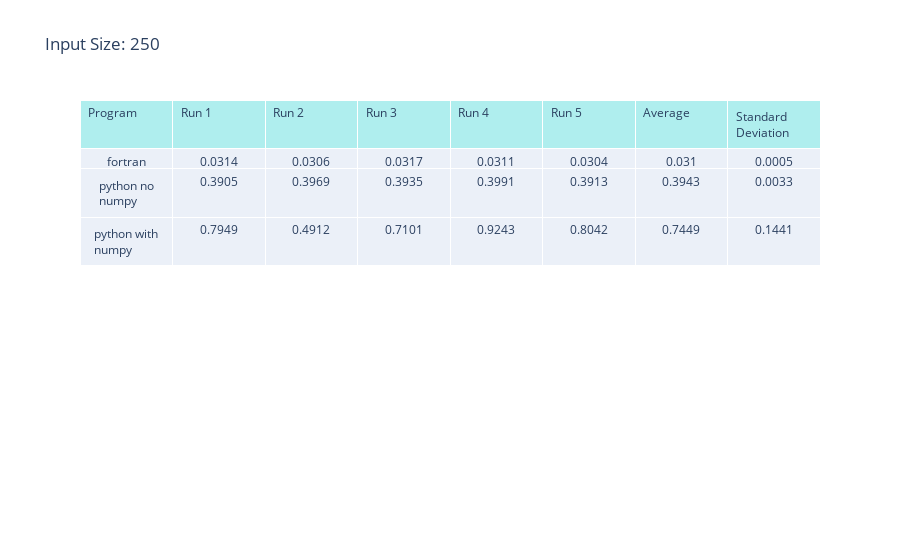
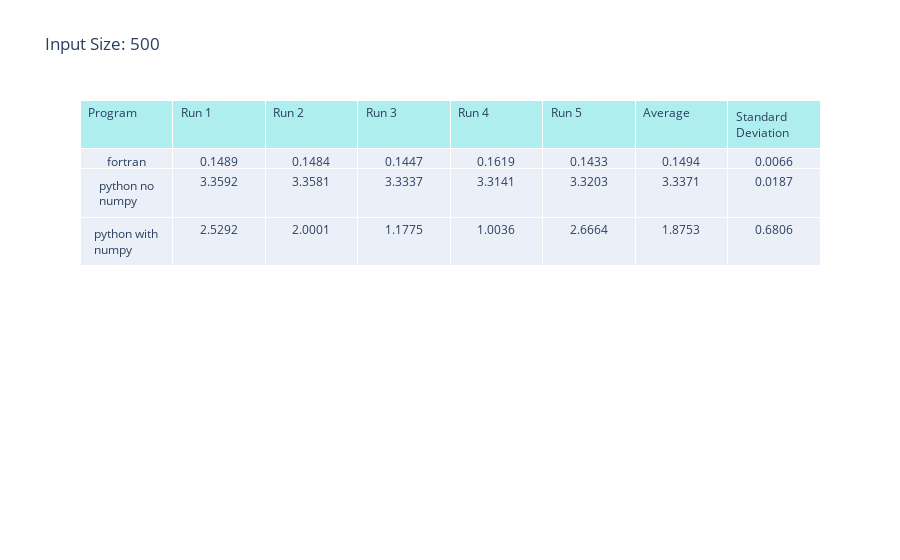
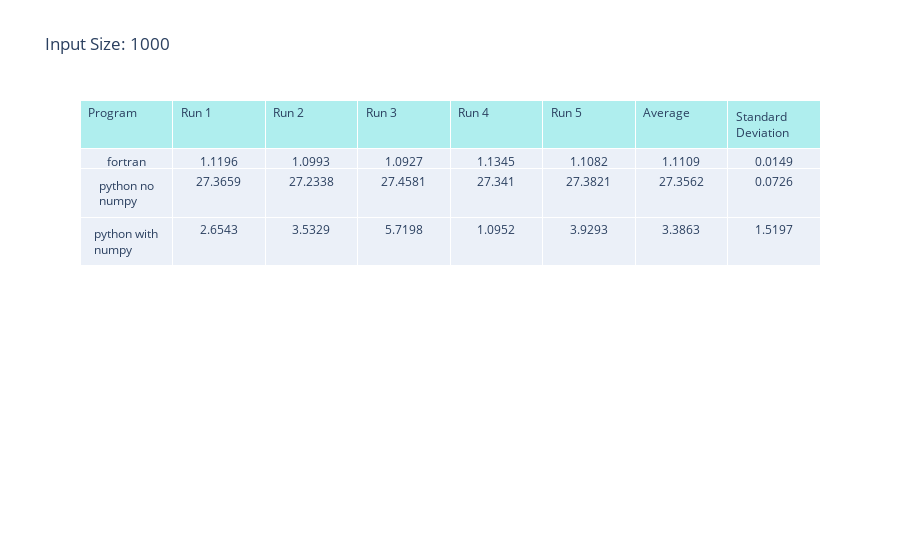
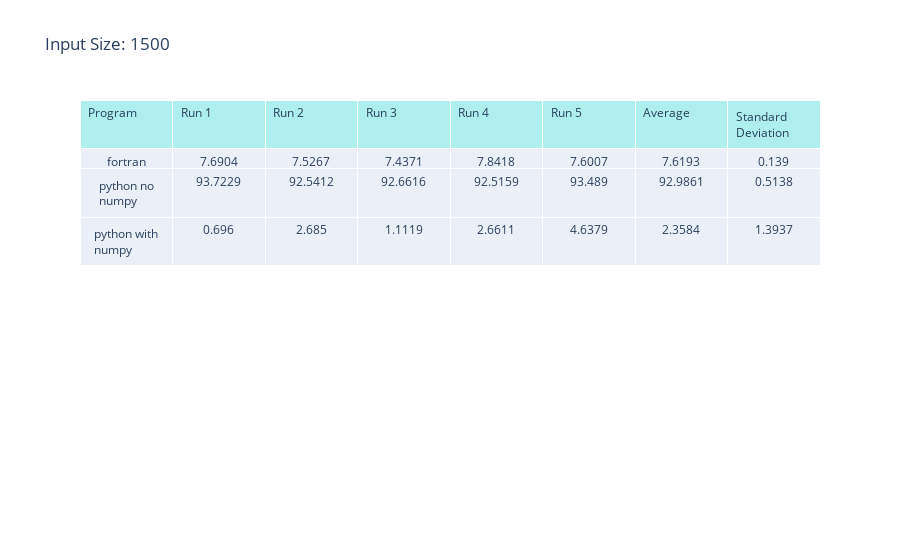

The code cell stored with these charts, in order, in its notebook:
### Markdown cell above
#### Print out tables of each input size

### Code cell
import plotly.graph_objs as go
from statistics import mean
import numpy as np

def create_table(data, program_names, input_size):
    rows = []
    headers = ['Program', 'Run 1', 'Run 2', 'Run 3', 'Run 4', 'Run 5', 'Average', 'Standard Deviation']
    # rows.append(headers)
    
    for i, program_data in enumerate(data):
        program_name = program_names[i]
        row = [program_name] + list(map(lambda x: round(x, 4), program_data))
        row.append(round(np.average(program_data), 4))
        row.append(round(np.std(program_data),4))
        rows.append(row)
    
    fig = go.Figure(
        data=[go.Table(
        header=dict(values=headers,
                    fill_color='paleturquoise',
                    align='left'),
        cells=dict(values=np.transpose(rows)))])

    fig.update_layout( title=f'Input Size: {input_size}', width=800)

    return fig


for i in input_sizes:
    create_table([results[a][i] for a in algorithms], algorithms, i).show()

### Figure 1 — Plotly figure (JSON) as saved in the notebook; plotly's stock layout.template omitted (floating-point values rounded to 4 significant figures)
{"data": [{"cells": {"values": [["fortran", "python no numpy", "python with numpy"], ["0.0314", "0.3905", "0.7949"], ["0.0306", "0.3969", "0.4912"], ["0.0317", "0.3935", "0.7101"], ["0.0311", "0.3991", "0.9243"], ["0.0304", "0.3913", "0.8042"], ["0.031", "0.3943", "0.7449"], ["0.0005", "0.0033", "0.1441"]]}, "header": {"align": "left", "fill": {"color": "paleturquoise"}, "values": ["Program", "Run 1", "Run 2", "Run 3", "Run 4", "Run 5", "Average", "Standard Deviation"]}, "type": "table"}], "layout": {"autosize": true, "title": {"text": "Input Size: 250"}}}

### Figure 2 — Plotly figure (JSON) as saved in the notebook; plotly's stock layout.template omitted (floating-point values rounded to 4 significant figures)
{"data": [{"cells": {"values": [["fortran", "python no numpy", "python with numpy"], ["0.1489", "3.3592", "2.5292"], ["0.1484", "3.3581", "2.0001"], ["0.1447", "3.3337", "1.1775"], ["0.1619", "3.3141", "1.0036"], ["0.1433", "3.3203", "2.6664"], ["0.1494", "3.3371", "1.8753"], ["0.0066", "0.0187", "0.6806"]]}, "header": {"align": "left", "fill": {"color": "paleturquoise"}, "values": ["Program", "Run 1", "Run 2", "Run 3", "Run 4", "Run 5", "Average", "Standard Deviation"]}, "type": "table"}], "layout": {"autosize": true, "title": {"text": "Input Size: 500"}}}

### Figure 3 — Plotly figure (JSON) as saved in the notebook; plotly's stock layout.template omitted (floating-point values rounded to 4 significant figures)
{"data": [{"cells": {"values": [["fortran", "python no numpy", "python with numpy"], ["1.1196", "27.3659", "2.6543"], ["1.0993", "27.2338", "3.5329"], ["1.0927", "27.4581", "5.7198"], ["1.1345", "27.341", "1.0952"], ["1.1082", "27.3821", "3.9293"], ["1.1109", "27.3562", "3.3863"], ["0.0149", "0.0726", "1.5197"]]}, "header": {"align": "left", "fill": {"color": "paleturquoise"}, "values": ["Program", "Run 1", "Run 2", "Run 3", "Run 4", "Run 5", "Average", "Standard Deviation"]}, "type": "table"}], "layout": {"autosize": true, "title": {"text": "Input Size: 1000"}}}

### Figure 4 — Plotly figure (JSON) as saved in the notebook; plotly's stock layout.template omitted (floating-point values rounded to 4 significant figures)
{"data": [{"cells": {"values": [["fortran", "python no numpy", "python with numpy"], ["7.6904", "93.7229", "0.696"], ["7.5267", "92.5412", "2.685"], ["7.4371", "92.6616", "1.1119"], ["7.8418", "92.5159", "2.6611"], ["7.6007", "93.489", "4.6379"], ["7.6193", "92.9861", "2.3584"], ["0.139", "0.5138", "1.3937"]]}, "header": {"align": "left", "fill": {"color": "paleturquoise"}, "values": ["Program", "Run 1", "Run 2", "Run 3", "Run 4", "Run 5", "Average", "Standard Deviation"]}, "type": "table"}], "layout": {"autosize": true, "title": {"text": "Input Size: 1500"}}}
